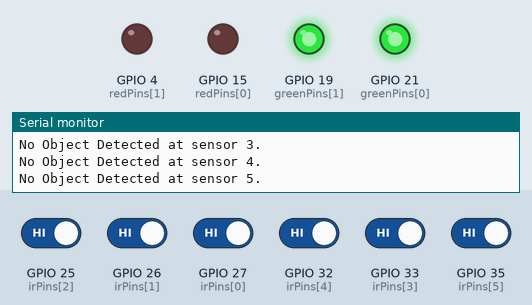
A sketch run on a simulated ESP32. Shown: output pins drawn as LEDs (lit = HIGH), the last lines printed to the serial monitor. Inputs (shaded band) come from the test bench; at power-on: GPIO 25 (irPins[2]), GPIO 26 (irPins[1]), GPIO 27 (irPins[0]), GPIO 32 (irPins[4]), GPIO 33 (irPins[3]), GPIO 35 (irPins[5]) HIGH. Pins used as bus, display or sensor lines are not drawn.

Above: at 1.8 s.
1.9 s: GPIO 26 (irPins[1]) driven LOW
At 2.5 s:
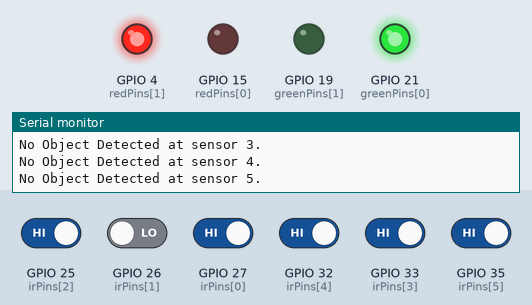
3.5 s: GPIO 27 (irPins[0]) driven LOW
At 4.7 s:
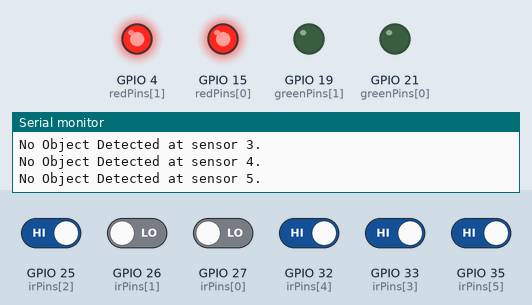
5.0 s: GPIO 26 (irPins[1]) driven HIGH
At 6.0 s:
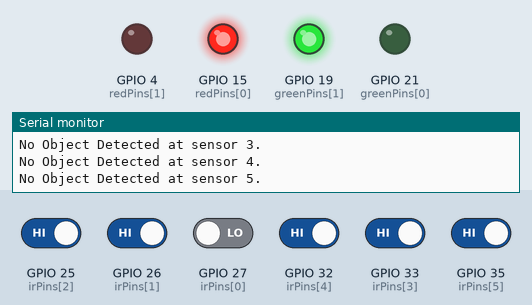
6.6 s: GPIO 27 (irPins[0]) driven HIGH
At 7.2 s:
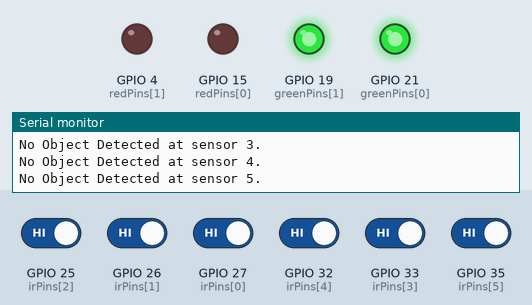
Timing chart, 0 to 9.1 s (numbered marks = the images above; inputs shaded):
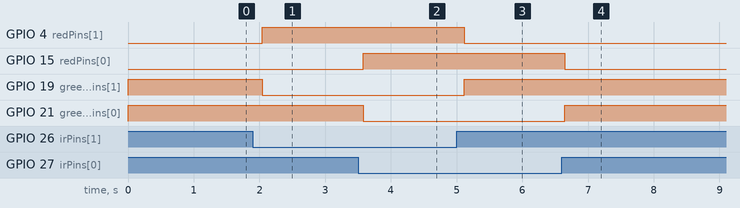

The sketch:

smart_parking.ino
```cpp
// ==== IR Sensor Pins for 6 Slots ====
#define NUM_SLOTS 6
const int irPins[NUM_SLOTS] = {27, 26, 25, 33, 32, 35};  // Example GPIOs for IR sensors

// ==== RGB LED Pins for Slots (Optional Enhancement) ====
//write the remaing pins
const int redPins[NUM_SLOTS]   = {15, 4};
const int greenPins[NUM_SLOTS] = {21, 19};

// ==== Slot Status ====
bool slotOccupied[NUM_SLOTS] = {false, false, false, false, false, false};
int occupiedSlots = 0;


void setup() {
  // Start serial communication
  Serial.begin(115200);

  for(int i=0; i < NUM_SLOTS; i++){
    pinMode(irPins[i], INPUT);
    pinMode(redPins[i], OUTPUT);
    pinMode(greenPins[i], OUTPUT);
  }
}

void loop() {
  occupiedSlots = 0;
  // Read IR sensor
  for(int i=0; i < NUM_SLOTS; i++){
      slotOccupied[i] = digitalRead(irPins[i]);
      if (slotOccupied[i] == false) {
        Serial.print("Object Detected at sensor ");
        Serial.print(i);
        Serial.println("!");
        occupiedSlots++;
        digitalWrite(redPins[i], HIGH);   // Turn ON red LED
        digitalWrite(greenPins[i], LOW);  // Turn OFF green LED
      } else {
        Serial.print("No Object Detected at sensor ");
        Serial.print(i);
        Serial.println(".");
        digitalWrite(redPins[i], LOW);   // Turn ON red LED
        digitalWrite(greenPins[i], HIGH);  // Turn OFF green LED
      }

  }


  delay(500); // Wait for half a second
}
```

Measured:
- after the input at 1.9 s, GPIO 4 (redPins[1]): LOW → HIGH after 0.15 s; GPIO 19 (greenPins[1]): HIGH → LOW after 0.15 s
- after the input at 3.5 s, GPIO 15 (redPins[0]): LOW → HIGH after 0.08 s; GPIO 21 (greenPins[0]): HIGH → LOW after 0.08 s
- after the input at 5.0 s, GPIO 4 (redPins[1]): HIGH → LOW after 0.11 s; GPIO 19 (greenPins[1]): LOW → HIGH after 0.11 s
- after the input at 6.6 s, GPIO 15 (redPins[0]): HIGH → LOW after 0.05 s; GPIO 21 (greenPins[0]): LOW → HIGH after 0.05 s
